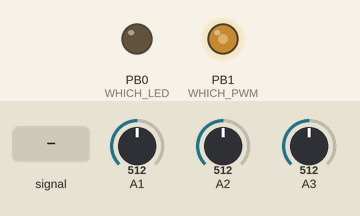
Simulated run of this program. Board: ATtiny85, built with avr-gcc and run on an emulated ATtiny85. Parts: output pins drawn as LEDs (lit = HIGH). The test bench sets the inputs (shaded band); at power-on: A2 = 512, A1 = 512, A3 = 512.

Above: at 1.2 s.
1.3 s: A2 fed a 2 Hz sine of ±306 counts around its level
4.3 s: A2 set to 300
At 4.9 s:
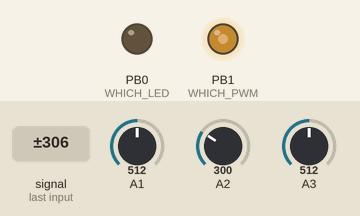
6.2 s: A2 set to 275
At 6.49 s:
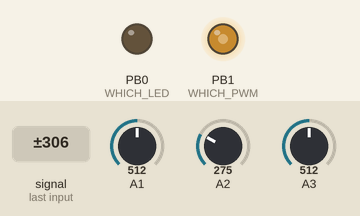
9.2 s: A2 set to 0
12.2 s: A1 set to 306
At 14.0 s:
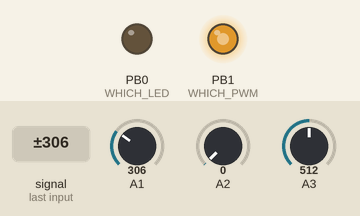
15.2 s: A1 set to 0
At 15.2 s:
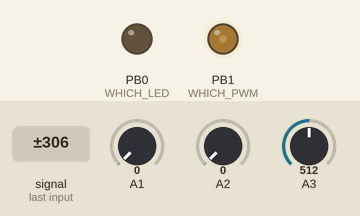
Timing chart, 0 to 17.7 s (numbered marks = the images above; inputs shaded):
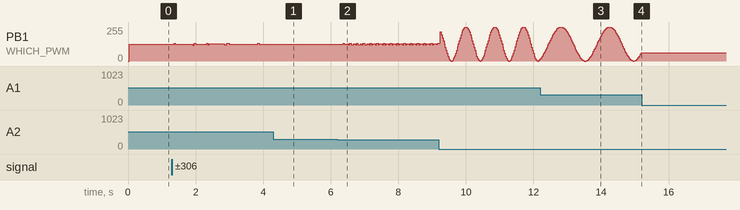

Measured:
- after the input at 4.3 s, PB1 (WHICH_PWM): stays 126/255 (without the input it goes to 133/255 after 0.06 s)
- after the input at 15.2 s, PB1 (WHICH_PWM): stops changing and stays 62/255

The program:

main.cpp
```cpp
#include <Arduino.h>
#include "jerboa.h"

unsigned int Acc1;

const byte sine256[] PROGMEM = { // sine wavetable
  0, 0, 0, 0, 0, 0, 1, 1, 1, 2, 2, 3, 4, 5, 5, 6, 7, 9, 10, 11, 12, 14, 15, 17, 18, 20, 21, 23, 25, 27, 29, 31, 33, 35, 37, 40, 42, 44, 47, 49, 52, 54, 57, 59, 62, 65, 67, 70, 73, 76, 79, 82, 85, 88, 90, 93, 97, 100, 103, 106, 109, 112, 115, 118, 121, 124, 128,
  128, 131, 134, 137, 140, 143, 146, 149, 152, 155, 158, 162, 165, 167, 170, 173, 176, 179, 182, 185, 188, 190, 193, 196, 198, 201, 203, 206, 208, 211, 213, 215, 218, 220, 222, 224, 226, 228, 230, 232, 234, 235, 237, 238, 240, 241, 243, 244, 245, 246,
  248, 249, 250, 250, 251, 252, 253, 253, 254, 254, 254, 255, 255, 255, 255, 255, 255, 255, 254, 254, 254, 253, 253, 252, 251, 250, 250, 249, 248, 246, 245, 244, 243, 241, 240, 238, 237, 235, 234, 232, 230, 228, 226, 224, 222, 220, 218, 215, 213, 211,
  208, 206, 203, 201, 198, 196, 193, 190, 188, 185, 182, 179, 176, 173, 170, 167, 165, 162, 158, 155, 152, 149, 146, 143, 140, 137, 134, 131, 128, 124, 121, 118, 115, 112, 109, 106, 103, 100, 97, 93, 90, 88, 85, 82, 79, 76, 73, 70, 67, 65,
  62, 59, 57, 54, 52, 49, 47, 44, 42, 40, 37, 35, 33, 31, 29, 27, 25, 23, 21, 20, 18, 17, 15, 14, 12, 11, 10, 9, 7, 6, 5, 5, 4, 3, 2, 2, 1, 1, 1, 0
};

void Setup() {}

void Loop() {
  byte p1 = InA();
  Acc1 += (p1 << 4);
  byte snd = pgm_read_byte(&sine256[Acc1 >> 8]);
  OutF(snd);
}
```

jerboa.h
```cpp
// (licence header left out)
#ifndef JERBOA_H_
#define JERBOA_H_

#ifndef MOC_EXTRA_LOOP_COUNT
#define MOC_EXTRA_LOOP_COUNT 0
#endif

#ifndef MOC_TICKS
#define MOC_TICKS 0
#endif

#ifndef WHICH_PWM
#define WHICH_PWM 1  /* 1 or 4 */
#endif

#ifndef WHICH_LED
#define WHICH_LED 0
#endif

// ATtiny{25,45,85}
//
//         +--u--+
//       x |R   V| x
//   (3) 3 |A   K| 2 (1)
//   (2) 4 |B   F| 1
//       x |G   L| 0
//         +-----+
//  (ADC)          PB

extern void Setup(void);
extern void Loop(void);

namespace jerboa_internal {

volatile word spin_tmp;
void SpinDelay(word n) {
  for (word i = 0; i < n; i++) {
    for (word j = 0; j < 100; j++) {
      spin_tmp += j;
    }
  }
}
void SpinDelayFast(word n) {
  for (word i = 0; i < n; i++) {
      spin_tmp += i;
  }
}

const PROGMEM char MoctalTick_GapFollows[] = {0/*unused*/, 0,1, 0,0,1, 0,0,1};

bool led;
void LedOn() { led = true; digitalWrite(WHICH_LED, HIGH); }    // Set low bit; other bits are pullups.
void LedOff() { led = false; digitalWrite(WHICH_LED, LOW); }  // Clear low bit; other bits are pullups.
void LedToggle() { if (led) LedOff(); else LedOn(); }
void LedSet(bool value) { if (value) LedOn(); else LedOff(); }

// Fault(n) stops everything else and makes flashy pulses in groups of n.
void Fault(byte n) {
  cli(); // No more interrupts.
  USICR = 0;
  pinMode(WHICH_LED, OUTPUT);
  while (true) {
    for (byte k = 0; k < n; k++) {
    for (word i = 0; i < 8; i++) {
      SpinDelay(400);
    LedOn();
    SpinDelay(100);
    LedOff();
  }
  SpinDelay(5000);
    }
    SpinDelay(8000);
  }
}

struct MoctalTicker {

  // You must zero these yourself, if not global.
  volatile byte data;     // Number to ouptut.
  volatile byte shifted;  // High bit is output; shifts to the left.
  volatile byte tick;     // Counts within states.
  volatile byte state;    // Counts bits and gaps.

  static void Setup() {
    pinMode(WHICH_LED, OUTPUT);
  }

  void Tick() {
    if (tick == 0) {
      // MOVE
      if (state==0 || state==8) {
        shifted = data;
        state = 1;
      } else {
        shifted <<= 1;
        ++state;
      }

      if (shifted & 0x80) {
        tick = 5;  // Long pulse.
      } else {
        tick = 2;  // Short pulse.
      }

      if (pgm_read_byte(MoctalTick_GapFollows+state)) {
        tick += 2;  // Pulse followed by longer gap.
      }
    }

    if (tick > (pgm_read_byte(MoctalTick_GapFollows+state) ? 3 : 1)) {
      LedOn();
    } else {
      LedOff();
    }
    tick--;
  }
};
MoctalTicker moc;

// Timer/Counter 1 PWM Output OC1A (PB1)
struct FastPwm1Base {
  static void SetupPLL() {
    // de https://github.com/viking/attiny85-player //
    PLLCSR |= _BV(PLLE);               // Enable 64 MHz PLL (p94)
    SpinDelay(1); /// delayMicroseconds(100);            // Stabilize
    while(!(PLLCSR & _BV(PLOCK)));     // Wait for it... (p94)
    PLLCSR |= _BV(PCKE);               // Timer1 source = PLL
  };
};
struct FastPwm1A : public FastPwm1Base {
  static void Setup() {
    SetupPLL();

    // Set up Timer/Counter1 for PWM output
    TIMSK  = 0;                        // Timer interrupts OFF (p92)
    TCCR1  = _BV(PWM1A)                // Pulse Width Modulator A Enable. (p89)
           | _BV(COM1A1)               // Clear OC1A on match; set on count $00.
           | _BV(CS10);                // 1:1 prescale (p89)
    GTCCR  = 0;                        // Do not enable PW Modulater B. (p90)
    OCR1C  = 255;                      // Full 8-bit PWM cycle (p92)
    OCR1B  = 0;                        // Not used.
    OCR1A  = 128;                      // 50% duty at start

    pinMode(1, OUTPUT);                // Enable PWM output OC1A on pin PB1.
  }
  static void Output(int x) {
    OCR1A = x;  // (p92)
  }
};

struct FastPwm1B : public FastPwm1Base {
  static void Setup() {
    SetupPLL();

    // Set up Timer/Counter1 for PWM output
    TIMSK  = 0;                        // Timer interrupts OFF (p92)
    GTCCR  = _BV(PWM1B)                // Pulse Width Modulator B Enable. (p89)
           | _BV(COM1B1);              // Clear OC1B on match; set on count $00 (p86).
    TCCR1  = _BV(CS10);                // Do not enable PW Modulater A. 1:1 prescale. (p89)
    OCR1C  = 255;                      // Full 8-bit PWM cycle (p92)
    OCR1A  = 128;                      // Not used.
    OCR1B  = 128;                      // 50% duty at start

    pinMode(4, OUTPUT);                // Enable PWM output OC1B on pin PB4.
  }
  static void Output(int x) {
    OCR1B = x;  // (p92)
  }
};

struct AnalogIn {
  static void NextInputA() {
    ADMUX = 0 |    // Use Vcc for Reference; disconnect from PB0 (p134)
            _BV(ADLAR) | // Left-Adjust the ADC Result in ADCH (p134)
            3;     // ADC3 is PB3 is A.
  }
  static void NextInputB() {
    ADMUX = 0 |    // Use Vcc for Reference; disconnect from PB0 (p134)
            _BV(ADLAR) | // Left-Adjust the ADC Result in ADCH (p134)
            2;     // ADC2 is PB4 is B.
  }
  static void NextInputK() {
    ADMUX = 0 |    // Use Vcc for Reference; disconnect from PB0 (p134)
            _BV(ADLAR) | // Left-Adjust the ADC Result in ADCH (p134)
            1;     // ADC1 is PB2 is K.
  }
  static void Setup() {
    ADCSRA = _BV(ADEN);  // Enable ADC first.

    NextInputA();

    ADCSRB = 0; // free-running ADC; not Bipolar; not reversed. (p137)

    // (p125) max ADC res: clock 50kHz to 200kHz
    // If less than 10 bits, 200khz to 1MHz.
    // We use internal 16MHz clock, so try dividing by 32.
    // 1->/2 2->/4 3->/8 4->/16 5->/32 6->/64 7->/128  (p136)
    // 7->4.88kHz   6->9.75kHz  5->19.53kHz Nyquist (freq of LED 2xToggle)
    // Use 6:   16MHz / 64 => 250kHz.
    // 250kHz / 13 => 19,230 samples per sec; nyquist 9615 Hz
    // Use 5: Can do two samples, 9615 Hz.
#define DIVISOR 5
    byte tmp = _BV(ADEN) |  // Enable the Analog-to-Digital converter (p136)
              _BV(ADATE) |  // Enable ADC auto trigger
              _BV(ADIE) |  // Enable interrupt on Conversion Complete
              DIVISOR;
    // ADCSRA = tmp;
    ADCSRA = tmp | _BV(ADSC);  // Start the fist conversion
  }
  static byte Input() {
    return ADCH;   // Just 8-bit.  Assumes ADLAR is 1.
  }
};

#if WHICH_PWM == 1
FastPwm1A pwm;
#else
FastPwm1B pwm;
#endif

volatile byte AnalogA, AnalogB, AnalogK;
AnalogIn in;
volatile byte adc_counter;
volatile bool adc_switch;

ISR(ADC_vect) {
  if (adc_switch) {
    ++adc_counter;
    adc_switch = false;
    // One time out of 256 we sample K.  The rest we sample B.
    if (adc_counter == 2) {
      AnalogB = ADCH;          // on 2, we still save B, but request K next.
      AnalogIn::NextInputK();
    } else if (adc_counter == 3) {
      AnalogK = ADCH;          // on 3, we save K, but request B again.
      AnalogIn::NextInputB();
    } else {
      AnalogB = ADCH;
      AnalogIn::NextInputB();
    }
  } else {
    adc_switch = true;
    AnalogA = ADCH;
    AnalogIn::NextInputA();
  }
}

void setup() {
  pinMode(0, INPUT_PULLUP);
  pinMode(1, INPUT_PULLUP);
  pinMode(2, INPUT_PULLUP);
  pinMode(3, INPUT_PULLUP);
  pinMode(4, INPUT_PULLUP);
  pinMode(5, INPUT_PULLUP);
  pinMode(WHICH_LED, OUTPUT);
  pinMode(WHICH_PWM, OUTPUT);
  LedOff();

  pwm.Setup();
  in.Setup();
  moc.Setup();
  moc.data = 0;

  ::Setup();  // Call user's Setup.
}

void loop() {
  // no need to return; just loop here.
  while (true) {

    // Wait for the next Analog sample in.
    {
      byte old_counter = adc_counter;
      byte c;
#if MOC_EXTRA_LOOP_COUNT
      word loops = 0;
#endif
      do {
#if MOC_EXTRA_LOOP_COUNT
        ++loops;
#endif
        c = adc_counter;
      } while (old_counter == c);
      if (byte(old_counter+1) == c) {
#if MOC_EXTRA_LOOP_COUNT
        moc.data = loops;
#endif
      } else {
        Fault(3); // Fault on overruns.  May relax this.
      }
      old_counter=c;
    }

    ::Loop();  // Call user's Loop.

#if MOC_TICKS
    if (adc_counter == 0) {
          static byte tick_counter;
      ++tick_counter;
      if ((tick_counter & 15) == 0) {
    moc.Tick();
      }
    }
#endif

  }
}

}  // namespace

void setup() { jerboa_internal::setup(); }
void loop() { jerboa_internal::loop(); }

// public wrappers

inline byte InA()   { return jerboa_internal::AnalogA; }
inline byte InB()   { return jerboa_internal::AnalogB; }
inline byte InR()   { return jerboa_internal::AnalogK; }  // R was old name for K.
inline byte InK()   { return jerboa_internal::AnalogK; }
inline void OutF(byte b) { jerboa_internal::pwm.Output(b); }
inline void Moctal(byte b)  { jerboa_internal::moc.data = b; }

#define IN_A()   (jerboa_internal::AnalogA)
#define IN_B()   (jerboa_internal::AnalogB)
#define IN_R()   (jerboa_internal::AnalogK)  // R was old name for K.
#define IN_K()   (jerboa_internal::AnalogK)
#define OUT_F(B) (jerboa_internal::pwm.Output(B))
#define MOCTAL(B)  (jerboa_internal::moc.data = (B))

using jerboa_internal::LedOn;
using jerboa_internal::LedOff;
using jerboa_internal::LedToggle;
using jerboa_internal::LedSet;
using jerboa_internal::Fault;
using jerboa_internal::SpinDelay;
using jerboa_internal::SpinDelayFast;

#endif
```
